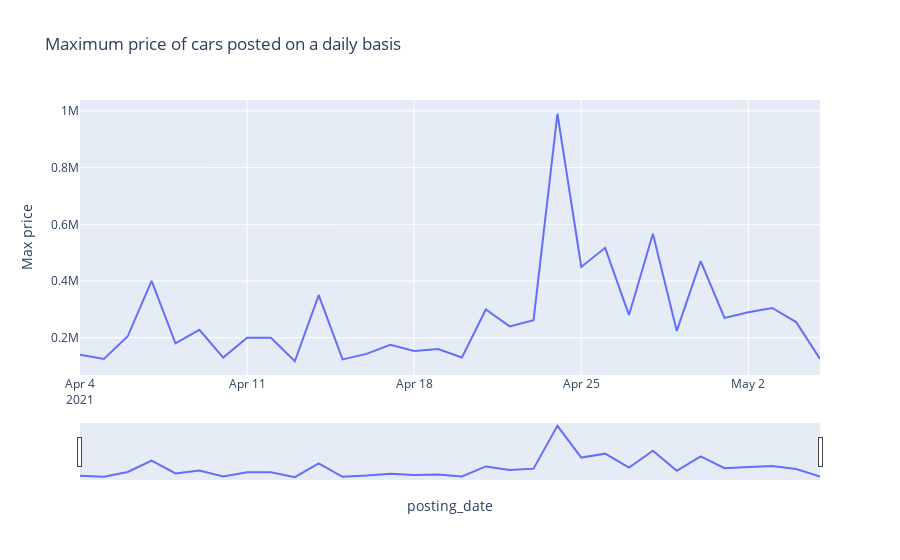

Write notebook code for a chart like this one.
### Markdown cell above
Over the period, The average price of the cars posted decrease then slightly increases at the end of the period. This period could have been an offpeak season for the sale of cars with the peak period coming in at the end of the period.

### Code cell
# Plotting maximum price of cars posted per day for the period
fig = px.line(data_frame=max_price_day, x='posting_date', y='Max price', 
              title="Maximum price of cars posted on a daily basis", 
              hover_data=['Counts'])
fig.update_xaxes(rangeslider_visible=True)
fig.show()

### Figure 1 — Plotly figure (JSON) as saved in the notebook; plotly's stock layout.template omitted (floating-point values rounded to 4 significant figures)
{"data": [{"customdata": [[1027], [2538], [2484], [2762], [3035], [3567], [2921], [1508], [2822], [2954], [3335], [3284], [4023], [3743], [1883], [3376], [3631], [4180], [5005], [5252], [5101], [2324], [4790], [5917], [6283], [7037], [8957], [9410], [5779], [12090], [12878], [669]], "hovertemplate": "posting_date=%{x}<br>Max price=%{y}<br>Counts=%{customdata[0]}<extra></extra>", "legendgroup": "", "line": {"color": "#636efa", "dash": "solid"}, "marker": {"symbol": "circle"}, "mode": "lines", "name": "", "orientation": "v", "showlegend": false, "type": "scatter", "x": ["2021-04-04T00:00:00+00:00", "2021-04-05T00:00:00+00:00", "2021-04-06T00:00:00+00:00", "2021-04-07T00:00:00+00:00", "2021-04-08T00:00:00+00:00", "2021-04-09T00:00:00+00:00", "2021-04-10T00:00:00+00:00", "2021-04-11T00:00:00+00:00", "2021-04-12T00:00:00+00:00", "2021-04-13T00:00:00+00:00", "2021-04-14T00:00:00+00:00", "2021-04-15T00:00:00+00:00", "2021-04-16T00:00:00+00:00", "2021-04-17T00:00:00+00:00", "2021-04-18T00:00:00+00:00", "2021-04-19T00:00:00+00:00", "2021-04-20T00:00:00+00:00", "2021-04-21T00:00:00+00:00", "2021-04-22T00:00:00+00:00", "2021-04-23T00:00:00+00:00", "2021-04-24T00:00:00+00:00", "2021-04-25T00:00:00+00:00", "2021-04-26T00:00:00+00:00", "2021-04-27T00:00:00+00:00", "2021-04-28T00:00:00+00:00", "2021-04-29T00:00:00+00:00", "2021-04-30T00:00:00+00:00", "2021-05-01T00:00:00+00:00", "2021-05-02T00:00:00+00:00", "2021-05-03T00:00:00+00:00", "2021-05-04T00:00:00+00:00", "2021-05-05T00:00:00+00:00"], "xaxis": "x", "y": [139975, 125000, 204999, 400123, 179988, 227995, 130000, 200000, 199999, 116899, 349999, 123456, 142997, 174700, 152995, 160000, 129991, 299500, 239995, 261895, 990000, 449500, 516999, 279888, 566567, 223950, 470000, 269950, 289995, 304995, 255000, 125000], "yaxis": "y"}], "layout": {"legend": {"tracegroupgap": 0}, "title": {"text": "Maximum price of cars posted on a daily basis"}, "xaxis": {"anchor": "y", "domain": [0, 1], "rangeslider": {"visible": true}, "title": {"text": "posting_date"}}, "yaxis": {"anchor": "x", "domain": [0, 1], "title": {"text": "Max price"}}}}
